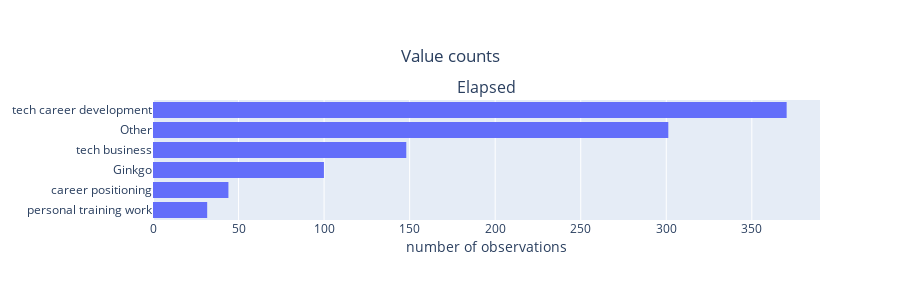

Notebook code cell kept with this figure:
### Markdown cell above
# Iteration 1

### Code cell
import plotly.graph_objects as go
from plotly.subplots import make_subplots

def plot_aggregate(df, groupby, columns=None, classification=None, label=1, barmode='stack', n_columns=1, height=150, y_order=None):
    """
    Use Plotly to plot multiple histograms using the specified columns of a dataframe.
    https://plotly.com/python/histograms/#specify-aggregation-function

    Arguments:
    - df: Dataframe.
    - columns (optional): Columns of dataframe on which to create the histogram. If blank, all numeric data will be plotted.
    - classification (optional): Provide name of colum containing binary classification values 0 and 1. 
        Data points classified as 1 will be in red.
    - label (optional): Label of classification column. Default is 1.
    - barmode ('stack', 'group', or 'overlay'; optional): How the different will be shown. Default is 'stack'.
    - n_columns (optional): Number of columns in the figure. Default is 2.
    - height (optional): Height of each subplot in pixels. Default is 150.
    - y_order (optional): List of values to specify the order of the y axis. Default is None.

    """
    if columns == None:
        columns = df.dtypes[df.dtypes != 'object'].index.tolist()
    n_rows = (len(columns)-1) // n_columns + 1
    fig = make_subplots(rows=n_rows, cols=n_columns, subplot_titles=columns)
    for i, feature in enumerate(columns):
        if classification:
            zero = df.sort_values(feature)[df.sort_values(feature)[classification] != label]
            one = df.sort_values(feature)[df.sort_values(feature)[classification] == label]
            fig.add_trace(go.Histogram(y=zero[feature],
                marker_color='blue',
                orientation='h',
                opacity=0.5), 
                row=i//n_columns+1, col=i % n_columns + 1
                )
            fig.add_trace(go.Histogram(y=one[feature],
                marker_color='red',
                orientation='h',
                opacity=0.5),
                row=i//n_columns+1, col=i % n_columns + 1)
        else:
            fig.add_trace(go.Histogram(
                histfunc="sum", x=df[feature], y=df[groupby],
                orientation='h'
                ), 
            row=i//n_columns+1, col=i % n_columns + 1)
    
    if classification:
        title = f'Observations with {classification} of value {label} are indicated in red'
    else:
        title = 'Value counts'
    fig.update_layout(
        showlegend=False,
        height=(n_rows+1)*height,
        barmode=barmode,
        # bargap=0.1,
        title=title,
        title_x=0.5,
        title_xanchor='center',
        # title_y=0.1,
        title_yanchor='top'
    )
    fig.update_xaxes(title=dict(
        standoff=0,
        ),
        title_text='number of observations',
        row=n_rows
    )
    if y_order:
        print(f'y_order: {y_order}')
        fig.update_yaxes(categoryorder='array', categoryarray=y_order)
    fig.show()


def plot_by_category(df, category_column='Category', sort_column='Elapsed'):
    classified_df = classify_projects(df)
    aggregate_df = classified_df[[sort_column, category_column]].groupby(
        category_column
        ).sum().sort_values(by=[sort_column], ascending=True)
    index_list = aggregate_df.index.tolist()
    print(index_list)

    plot_aggregate(
        classified_df, 
        groupby=category_column,
        columns=[sort_column],
        # classification='Unbilled',
        # label=True,
        y_order=index_list
    )
    return aggregate_df

plot_by_category(df)

### Figure 1 — Plotly figure (JSON) as saved in the notebook; plotly's stock layout.template omitted (floating-point values rounded to 4 significant figures; data arrays with more than 128 entries replaced by an {"elided": "..."} marker saying what was removed)
{"data": [{"histfunc": "sum", "orientation": "h", "type": "histogram", "x": {"elided": "1353 float values"}, "xaxis": "x", "y": {"elided": "1353 str values"}, "yaxis": "y"}], "layout": {"annotations": [{"font": {"size": 16}, "showarrow": false, "text": "Elapsed", "x": 0.5, "xanchor": "center", "xref": "paper", "y": 1, "yanchor": "bottom", "yref": "paper"}], "barmode": "stack", "height": 300, "showlegend": false, "title": {"text": "Value counts", "x": 0.5, "xanchor": "center", "yanchor": "top"}, "xaxis": {"anchor": "y", "domain": [0, 1], "title": {"standoff": 0, "text": "number of observations"}}, "yaxis": {"anchor": "x", "categoryarray": ["personal training work", "career positioning", "Ginkgo", "tech business", "Other", "tech career development"], "categoryorder": "array", "domain": [0, 1]}}}
